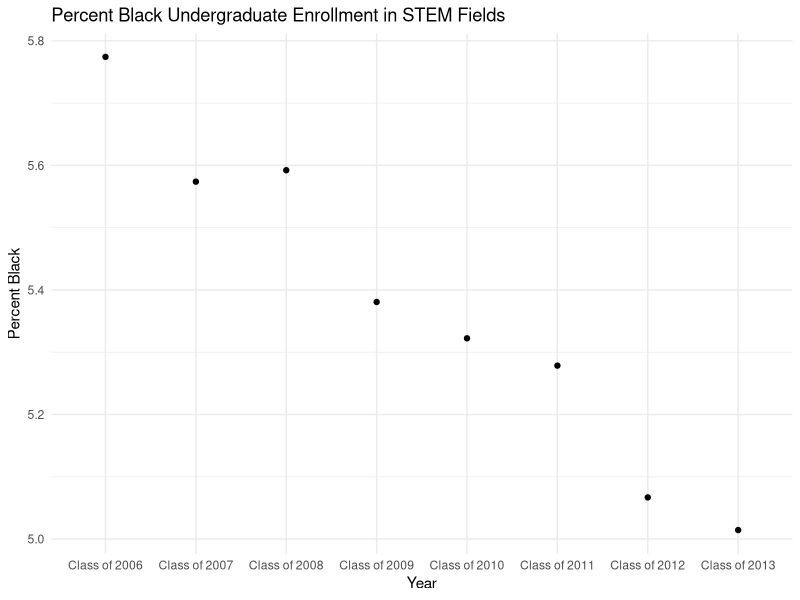
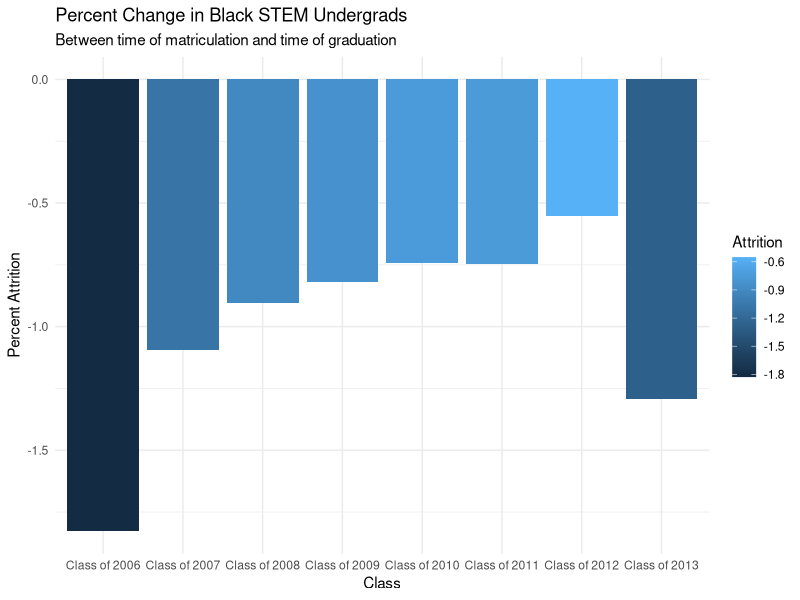

These charts were generated, in order, by the following R code:
### NOTES (read): presenting graphs with the x axis of "year" is confusing. 
# what the graphs are actually showing are the outcomes for the CLASS of "year"
# e.g. the bar graph shows the percent growth in female STEM students for the CLASS of 2006, 2007, etc.
# how can we make labels into "class of ____"?
# note: we want to maintain the year by year line chart so these edits should happen in a diff set?

library(readxl)
library(tidyverse)
library(tidyr)

undergradenrollment <- read_excel("undergradenrollment.xlsx")

data <- undergradenrollment %>%
  mutate(propblack = black/undergrads*100, firstyearpropblack = firstyearblack/firstyearundergrads*100) %>% 
  mutate(growth = propblack-firstyearpropblack)

ggplot(data=data, mapping = aes(x=year,y=propblack, group=year)) +
  geom_point() +
  geom_line() +
  geom_text(aes(label=""),position = position_dodge(0.6)) +
  ggtitle("Percent Black Undergraduate Enrollment in STEM Fields") +
  xlab("Year") +
  ylab("Percent Black") +
  theme_minimal()

ggplot(data=data, mapping=aes(x=year,y=growth)) +
  geom_col(aes(fill=growth)) +
  ylab("Percent Attrition") +
  xlab("Class") +
  ggtitle("Percent Change in Black STEM Undergrads",subtitle = "Between time of matriculation and time of graduation") +
  labs(fill="Attrition") +
  theme_minimal()

